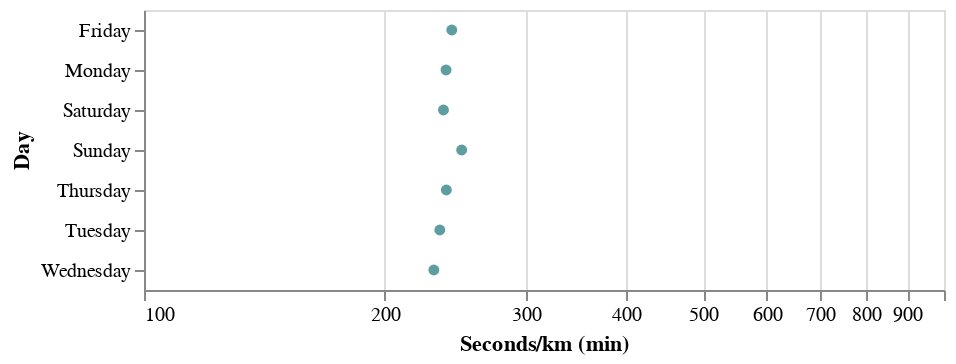

Source (notebook cell):
### Code cell
alt.Chart(df).mark_circle(color='#5f9ea0').encode(
    alt.X('seconds_per_km', "min", title='Seconds/km (min)', scale=alt.Scale(type='log')),
    alt.Y('day_of_week',  title='Day'),
)

### Figure 1 — Vega-Lite specification as saved in the notebook (floating-point values rounded to 4 significant figures)
{"config": {"view": {"continuousWidth": 400, "continuousHeight": 300}}, "data": {"name": "data-ec06743c94a29224c91ed66eace526ab"}, "mark": {"type": "circle", "color": "#5f9ea0"}, "encoding": {"x": {"aggregate": "min", "field": "seconds_per_km", "scale": {"type": "log"}, "title": "Seconds/km (min)", "type": "quantitative"}, "y": {"field": "day_of_week", "title": "Day", "type": "nominal"}}, "$schema": "https://vega.github.io/schema/vega-lite/v4.17.0.json", "datasets": {"data-ec06743c94a29224c91ed66eace526ab": [{"Unnamed: 0": 182, "type": 1, "startTime": "2022-01-10T13:39:17+00:00", "sportTime(s)": 453, "maxPace(/meter)": 7.246, "minPace(/meter)": 0.2501, "distance(m)": 1191.0, "avgPace(/meter)": 0.3787, "calories(kcal)": 71.0, "date": "2022-01-10T20:39:00", "seconds_per_km": 380.4, "speed_per_km": "06:20.35", "distance_rounded": 1.0, "day_of_week": "Monday", "week": 2}, {"Unnamed: 0": 178, "type": 1, "startTime": "2022-01-13T09:23:16+00:00", "sportTime(s)": 290, "maxPace(/meter)": 2.342, "minPace(/meter)": 0.1982, "distance(m)": 1004.0, "avgPace(/meter)": 0.2878, "calories(kcal)": 60.0, "date": "2022-01-13T16:23:00", "seconds_per_km": 288.8, "speed_per_km": "04:48.84", "distance_rounded": 1.0, "day_of_week": "Thursday", "week": 2}, {"Unnamed: 0": 176, "type": 1, "startTime": "2022-02-03T10:41:12+00:00", "sportTime(s)": 265, "maxPace(/meter)": 0.609, "minPace(/meter)": 0.1993, "distance(m)": 1001.0, "avgPace(/meter)": 0.2637, "calories(kcal)": 39.0, "date": "2022-02-03T17:41:00", "seconds_per_km": 264.7, "speed_per_km": "04:24.74", "distance_rounded": 1.0, "day_of_week": "Thursday", "week": 5}, {"Unnamed: 0": 172, "type": 1, "startTime": "2022-02-05T11:46:47+00:00", "sportTime(s)": 283, "maxPace(/meter)": 0.6911, "minPace(/meter)": 0.229, "distance(m)": 1006.0, "avgPace(/meter)": 0.2803, "calories(kcal)": 50.0, "date": "2022-02-05T18:46:00", "seconds_per_km": 281.3, "speed_per_km": "04:41.31", "distance_rounded": 1.0, "day_of_week": "Saturday", "week": 5}, {"Unnamed: 0": 169, "type": 1, "startTime": "2022-02-06T11:36:48+00:00", "sportTime(s)": 272, "maxPace(/meter)": 0.6361, "minPace(/meter)": 0.2325, "distance(m)": 1013.0, "avgPace(/meter)": 0.2675, "calories(kcal)": 34.0, "date": "2022-02-06T18:36:00", "seconds_per_km": 268.5, "speed_per_km": "04:28.51", "distance_rounded": 1.0, "day_of_week": "Sunday", "week": 5}, {"Unnamed: 0": 166, "type": 1, "startTime": "2022-02-11T11:49:54+00:00", "sportTime(s)": 264, "maxPace(/meter)": 0.788, "minPace(/meter)": 0.198, "distance(m)": 1004.0, "avgPace(/meter)": 0.26, "calories(kcal)": 39.0, "date": "2022-02-11T18:49:00", "seconds_per_km": 262.9, "speed_per_km": "04:22.95", "distance_rounded": 1.0, "day_of_week": "Friday", "week": 6}, {"Unnamed: 0": 163, "type": 1, "startTime": "2022-02-12T11:25:02+00:00", "sportTime(s)": 259, "maxPace(/meter)": 0.5571, "minPace(/meter)": 0.1928, "distance(m)": 1011.0, "avgPace(/meter)": 0.2552, "calories(kcal)": 44.0, "date": "2022-02-12T18:25:00", "seconds_per_km": 256.2, "speed_per_km": "04:16.18", "distance_rounded": 1.0, "day_of_week": "Saturday", "week": 6}, {"Unnamed: 0": 161, "type": 1, "startTime": "2022-02-13T11:09:12+00:00", "sportTime(s)": 256, "maxPace(/meter)": 0.576, "minPace(/meter)": 0.194, "distance(m)": 1000.0, "avgPace(/meter)": 0.255, "calories(kcal)": 37.0, "date": "2022-02-13T18:09:00", "seconds_per_km": 256.0, "speed_per_km": "04:16.00", "distance_rounded": 1.0, "day_of_week": "Sunday", "week": 6}, {"Unnamed: 0": 157, "type": 1, "startTime": "2022-02-14T11:50:09+00:00", "sportTime(s)": 287, "maxPace(/meter)": 0.7446, "minPace(/meter)": 0.2587, "distance(m)": 1002.0, "avgPace(/meter)": 0.2854, "calories(kcal)": 43.0, "date": "2022-02-14T18:50:00", "seconds_per_km": 286.4, "speed_per_km": "04:46.43", "distance_rounded": 1.0, "day_of_week": "Monday", "week": 7}, {"Unnamed: 0": 155, "type": 1, "startTime": "2022-02-16T11:12:40+00:00", "sportTime(s)": 284, "maxPace(/meter)": 2.165, "minPace(/meter)": 0.1834, "distance(m)": 1001.0, "avgPace(/meter)": 0.2827, "calories(kcal)": 60.0, "date": "2022-02-16T18:12:00", "seconds_per_km": 283.7, "speed_per_km": "04:43.72", "distance_rounded": 1.0, "day_of_week": "Wednesday", "week": 7}, {"Unnamed: 0": 152, "type": 1, "startTime": "2022-03-05T00:10:22+00:00", "sportTime(s)": 282, "maxPace(/meter)": 0.6154, "minPace(/meter)": 0.2083, "distance(m)": 1006.0, "avgPace(/meter)": 0.2793, "calories(kcal)": 55.0, "date": "2022-03-05T07:10:00", "seconds_per_km": 280.3, "speed_per_km": "04:40.32", "distance_rounded": 1.0, "day_of_week": "Saturday", "week": 9}, {"Unnamed: 0": 150, "type": 1, "startTime": "2022-03-18T11:26:11+00:00", "sportTime(s)": 282, "maxPace(/meter)": 0.8749, "minPace(/meter)": 0.2372, "distance(m)": 1005.0, "avgPace(/meter)": 0.2796, "calories(kcal)": 47.0, "date": "2022-03-18T18:26:00", "seconds_per_km": 280.6, "speed_per_km": "04:40.60", "distance_rounded": 1.0, "day_of_week": "Friday", "week": 11}, {"Unnamed: 0": 146, "type": 1, "startTime": "2022-03-28T11:45:13+00:00", "sportTime(s)": 311, "maxPace(/meter)": 0.639, "minPace(/meter)": 0.2149, "distance(m)": 1046.0, "avgPace(/meter)": 0.2964, "calories(kcal)": 57.0, "date": "2022-03-28T18:45:00", "seconds_per_km": 297.3, "speed_per_km": "04:57.32", "distance_rounded": 1.0, "day_of_week": "Monday", "week": 13}, {"Unnamed: 0": 144, "type": 1, "startTime": "2022-03-29T12:02:25+00:00", "sportTime(s)": 303, "maxPace(/meter)": 0.6835, "minPace(/meter)": 0.2301, "distance(m)": 1003.0, "avgPace(/meter)": 0.3011, "calories(kcal)": 57.0, "date": "2022-03-29T19:02:00", "seconds_per_km": 302.1, "speed_per_km": "05:2.09", "distance_rounded": 1.0, "day_of_week": "Tuesday", "week": 13}, {"Unnamed: 0": 142, "type": 1, "startTime": "2022-03-30T11:52:16+00:00", "sportTime(s)": 285, "maxPace(/meter)": 0.4753, "minPace(/meter)": 0.1658, "distance(m)": 1001.0, "avgPace(/meter)": 0.2837, "calories(kcal)": 49.0, "date": "2022-03-30T18:52:00", "seconds_per_km": 284.7, "speed_per_km": "04:44.72", "distance_rounded": 1.0, "day_of_week": "Wednesday", "week": 13}, {"Unnamed: 0": 140, "type": 1, "startTime": "2022-04-04T10:57:56+00:00", "sportTime(s)": 271, "maxPace(/meter)": 0.7117, "minPace(/meter)": 0.2248, "distance(m)": 1000.0, "avgPace(/meter)": 0.27, "calories(kcal)": 48.0, "date": "2022-04-04T17:57:00", "seconds_per_km": 271.0, "speed_per_km": "04:31.00", "distance_rounded": 1.0, "day_of_week": "Monday", "week": 14}, {"Unnamed: 0": 137, "type": 1, "startTime": "2022-04-08T11:39:28+00:00", "sportTime(s)": 274, "maxPace(/meter)": 0.6707, "minPace(/meter)": 0.2315, "distance(m)": 1000.0, "avgPace(/meter)": 0.273, "calories(kcal)": 51.0, "date": "2022-04-08T18:39:00", "seconds_per_km": 274.0, "speed_per_km": "04:34.00", "distance_rounded": 1.0, "day_of_week": "Friday", "week": 14}, {"Unnamed: 0": 134, "type": 1, "startTime": "2022-04-10T11:41:58+00:00", "sportTime(s)": 277, "maxPace(/meter)": 0.6873, "minPace(/meter)": 0.2137, "distance(m)": 1006.0, "avgPace(/meter)": 0.2744, "calories(kcal)": 45.0, "date": "2022-04-10T18:41:00", "seconds_per_km": 275.3, "speed_per_km": "04:35.35", "distance_rounded": 1.0, "day_of_week": "Sunday", "week": 14}, {"Unnamed: 0": 131, "type": 1, "startTime": "2022-04-13T10:48:11+00:00", "sportTime(s)": 278, "maxPace(/meter)": 0.7634, "minPace(/meter)": 0.2038, "distance(m)": 1000.0, "avgPace(/meter)": 0.277, "calories(kcal)": 44.0, "date": "2022-04-13T17:48:00", "seconds_per_km": 278.0, "speed_per_km": "04:38.00", "distance_rounded": 1.0, "day_of_week": "Wednesday", "week": 15}, {"Unnamed: 0": 128, "type": 1, "startTime": "2022-04-15T09:54:21+00:00", "sportTime(s)": 278, "maxPace(/meter)": 0.7968, "minPace(/meter)": 0.244, "distance(m)": 1005.0, "avgPace(/meter)": 0.2756, "calories(kcal)": 39.0, "date": "2022-04-15T16:54:00", "seconds_per_km": 276.6, "speed_per_km": "04:36.62", "distance_rounded": 1.0, "day_of_week": "Friday", "week": 15}, {"Unnamed: 0": 125, "type": 1, "startTime": "2022-04-26T11:40:21+00:00", "sportTime(s)": 354, "maxPace(/meter)": 1.115, "minPace(/meter)": 0.1997, "distance(m)": 1201.0, "avgPace(/meter)": 0.2939, "calories(kcal)": 62.0, "date": "2022-04-26T18:40:00", "seconds_per_km": 294.8, "speed_per_km": "04:54.75", "distance_rounded": 1.0, "day_of_week": "Tuesday", "week": 17}, {"Unnamed: 0": 123, "type": 1, "startTime": "2022-04-27T11:31:56+00:00", "sportTime(s)": 270, "maxPace(/meter)": 0.6803, "minPace(/meter)": 0.2187, "distance(m)": 1002.0, "avgPace(/meter)": 0.2685, "calories(kcal)": 48.0, "date": "2022-04-27T18:31:00", "seconds_per_km": 269.5, "speed_per_km": "04:29.46", "distance_rounded": 1.0, "day_of_week": "Wednesday", "week": 17}, {"Unnamed: 0": 121, "type": 1, "startTime": "2022-04-28T10:37:51+00:00", "sportTime(s)": 279, "maxPace(/meter)": 0.8052, "minPace(/meter)": 0.221, "distance(m)": 1002.0, "avgPace(/meter)": 0.2774, "calories(kcal)": 50.0, "date": "2022-04-28T17:37:00", "seconds_per_km": 278.4, "speed_per_km": "04:38.44", "distance_rounded": 1.0, "day_of_week": "Thursday", "week": 17}, {"Unnamed: 0": 119, "type": 1, "startTime": "2022-04-29T11:01:29+00:00", "sportTime(s)": 495, "maxPace(/meter)": 1.217, "minPace(/meter)": 0.2073, "distance(m)": 1651.0, "avgPace(/meter)": 0.2974, "calories(kcal)": 89.0, "date": "2022-04-29T18:01:00", "seconds_per_km": 299.8, "speed_per_km": "04:59.82", "distance_rounded": 1.0, "day_of_week": "Friday", "week": 17}, {"Unnamed: 0": 117, "type": 1, "startTime": "2022-05-01T09:48:50+00:00", "sportTime(s)": 283, "maxPace(/meter)": 0.8224, "minPace(/meter)": 0.2239, "distance(m)": 1006.0, "avgPace(/meter)": 0.2803, "calories(kcal)": 41.0, "date": "2022-05-01T16:48:00", "seconds_per_km": 281.3, "speed_per_km": "04:41.31", "distance_rounded": 1.0, "day_of_week": "Sunday", "week": 17}, {"Unnamed: 0": 112, "type": 1, "startTime": "2022-05-04T11:52:29+00:00", "sportTime(s)": 279, "maxPace(/meter)": 0.6135, "minPace(/meter)": 0.2112, "distance(m)": 1007.0, "avgPace(/meter)": 0.2761, "calories(kcal)": 42.0, "date": "2022-05-04T18:52:00", "seconds_per_km": 277.1, "speed_per_km": "04:37.06", "distance_rounded": 1.0, "day_of_week": "Wednesday", "week": 18}, {"Unnamed: 0": 110, "type": 1, "startTime": "2022-05-05T11:15:38+00:00", "sportTime(s)": 292, "maxPace(/meter)": 0.7042, "minPace(/meter)": 0.216, "distance(m)": 1000.0, "avgPace(/meter)": 0.291, "calories(kcal)": 52.0, "date": "2022-05-05T18:15:00", "seconds_per_km": 292.0, "speed_per_km": "04:52.00", "distance_rounded": 1.0, "day_of_week": "Thursday", "week": 18}, {"Unnamed: 0": 107, "type": 1, "startTime": "2022-05-06T10:16:48+00:00", "sportTime(s)": 273, "maxPace(/meter)": 0.7022, "minPace(/meter)": 0.2276, "distance(m)": 1003.0, "avgPace(/meter)": 0.2712, "calories(kcal)": 47.0, "date": "2022-05-06T17:16:00", "seconds_per_km": 272.2, "speed_per_km": "04:32.18", "distance_rounded": 1.0, "day_of_week": "Friday", "week": 18}, {"Unnamed: 0": 104, "type": 1, "startTime": "2022-05-07T09:47:30+00:00", "sportTime(s)": 290, "maxPace(/meter)": 212.0, "minPace(/meter)": 0.2129, "distance(m)": 1040.0, "avgPace(/meter)": 0.278, "calories(kcal)": 52.0, "date": "2022-05-07T16:47:00", "seconds_per_km": 278.8, "speed_per_km": "04:38.85", "distance_rounded": 1.0, "day_of_week": "Saturday", "week": 18}, {"Unnamed: 0": 102, "type": 1, "startTime": "2022-05-08T11:24:19+00:00", "sportTime(s)": 287, "maxPace(/meter)": 225.0, "minPace(/meter)": 0.2221, "distance(m)": 1026.0, "avgPace(/meter)": 0.279, "calories(kcal)": 56.0, "date": "2022-05-08T18:24:00", "seconds_per_km": 279.7, "speed_per_km": "04:39.73", "distance_rounded": 1.0, "day_of_week": "Sunday", "week": 18}, {"Unnamed: 0": 99, "type": 1, "startTime": "2022-05-12T11:36:50+00:00", "sportTime(s)": 281, "maxPace(/meter)": 178.0, "minPace(/meter)": 0.1781, "distance(m)": 1007.0, "avgPace(/meter)": 0.278, "calories(kcal)": 59.0, "date": "2022-05-12T18:36:00", "seconds_per_km": 279.0, "speed_per_km": "04:39.05", "distance_rounded": 1.0, "day_of_week": "Thursday", "week": 19}, {"Unnamed: 0": 96, "type": 1, "startTime": "2022-05-13T11:36:23+00:00", "sportTime(s)": 291, "maxPace(/meter)": 201.0, "minPace(/meter)": 0.2015, "distance(m)": 1024.0, "avgPace(/meter)": 0.283, "calories(kcal)": 55.0, "date": "2022-05-13T18:36:00", "seconds_per_km": 284.2, "speed_per_km": "04:44.18", "distance_rounded": 1.0, "day_of_week": "Friday", "week": 19}, {"Unnamed: 0": 92, "type": 1, "startTime": "2022-05-15T11:36:24+00:00", "sportTime(s)": 281, "maxPace(/meter)": 197.0, "minPace(/meter)": 0.1974, "distance(m)": 1028.0, "avgPace(/meter)": 0.273, "calories(kcal)": 51.0, "date": "2022-05-15T18:36:00", "seconds_per_km": 273.3, "speed_per_km": "04:33.35", "distance_rounded": 1.0, "day_of_week": "Sunday", "week": 19}, {"Unnamed: 0": 89, "type": 1, "startTime": "2022-05-16T11:31:34+00:00", "sportTime(s)": 302, "maxPace(/meter)": 210.0, "minPace(/meter)": 0.2106, "distance(m)": 1046.0, "avgPace(/meter)": 0.288, "calories(kcal)": 63.0, "date": "2022-05-16T18:31:00", "seconds_per_km": 288.7, "speed_per_km": "04:48.72", "distance_rounded": 1.0, "day_of_week": "Monday", "week": 20}, {"Unnamed: 0": 86, "type": 1, "startTime": "2022-05-17T11:15:00+00:00", "sportTime(s)": 308, "maxPace(/meter)": 237.0, "minPace(/meter)": 0.2227, "distance(m)": 1049.0, "avgPace(/meter)": 0.293, "calories(kcal)": 63.0, "date": "2022-05-17T18:15:00", "seconds_per_km": 293.6, "speed_per_km": "04:53.61", "distance_rounded": 1.0, "day_of_week": "Tuesday", "week": 20}, {"Unnamed: 0": 82, "type": 1, "startTime": "2022-05-21T13:48:24+00:00", "sportTime(s)": 287, "maxPace(/meter)": 0.6219, "minPace(/meter)": 0.2232, "distance(m)": 1003.0, "avgPace(/meter)": 0.2841, "calories(kcal)": 50.03, "date": "2022-05-21T20:48:00", "seconds_per_km": 286.1, "speed_per_km": "04:46.14", "distance_rounded": 1.0, "day_of_week": "Saturday", "week": 20}, {"Unnamed: 0": 79, "type": 1, "startTime": "2022-05-22T10:22:47+00:00", "sportTime(s)": 267, "maxPace(/meter)": 0.815, "minPace(/meter)": 0.2136, "distance(m)": 1000.0, "avgPace(/meter)": 0.265, "calories(kcal)": 44.08, "date": "2022-05-22T17:22:00", "seconds_per_km": 267.0, "speed_per_km": "04:27.00", "distance_rounded": 1.0, "day_of_week": "Sunday", "week": 20}, {"Unnamed: 0": 76, "type": 1, "startTime": "2022-05-23T11:46:59+00:00", "sportTime(s)": 267, "maxPace(/meter)": 0.668, "minPace(/meter)": 0.2187, "distance(m)": 1000.0, "avgPace(/meter)": 0.265, "calories(kcal)": 50.33, "date": "2022-05-23T18:46:00", "seconds_per_km": 267.0, "speed_per_km": "04:27.00", "distance_rounded": 1.0, "day_of_week": "Monday", "week": 21}, {"Unnamed: 0": 73, "type": 1, "startTime": "2022-05-24T11:54:01+00:00", "sportTime(s)": 267, "maxPace(/meter)": 0.9251, "minPace(/meter)": 0.2227, "distance(m)": 1001.0, "avgPace(/meter)": 0.2647, "calories(kcal)": 44.15, "date": "2022-05-24T18:54:00", "seconds_per_km": 266.7, "speed_per_km": "04:26.73", "distance_rounded": 1.0, "day_of_week": "Tuesday", "week": 21}, {"Unnamed: 0": 70, "type": 1, "startTime": "2022-05-25T10:56:04+00:00", "sportTime(s)": 241, "maxPace(/meter)": 0.9066, "minPace(/meter)": 0.1197, "distance(m)": 1003.0, "avgPace(/meter)": 0.2353, "calories(kcal)": 40.81, "date": "2022-05-25T17:56:00", "seconds_per_km": 240.3, "speed_per_km": "04:0.28", "distance_rounded": 1.0, "day_of_week": "Wednesday", "week": 21}, {"Unnamed: 0": 67, "type": 1, "startTime": "2022-05-26T10:17:38+00:00", "sportTime(s)": 265, "maxPace(/meter)": 0.558, "minPace(/meter)": 0.1968, "distance(m)": 1003.0, "avgPace(/meter)": 0.2622, "calories(kcal)": 53.12, "date": "2022-05-26T17:17:00", "seconds_per_km": 264.2, "speed_per_km": "04:24.21", "distance_rounded": 1.0, "day_of_week": "Thursday", "week": 21}, {"Unnamed: 0": 64, "type": 1, "startTime": "2022-05-27T11:35:19+00:00", "sportTime(s)": 277, "maxPace(/meter)": 0.757, "minPace(/meter)": 0.2449, "distance(m)": 1003.0, "avgPace(/meter)": 0.2742, "calories(kcal)": 43.04, "date": "2022-05-27T18:35:00", "seconds_per_km": 276.2, "speed_per_km": "04:36.17", "distance_rounded": 1.0, "day_of_week": "Friday", "week": 21}, {"Unnamed: 0": 61, "type": 1, "startTime": "2022-05-28T10:39:29+00:00", "sportTime(s)": 271, "maxPace(/meter)": 0.6452, "minPace(/meter)": 0.2224, "distance(m)": 1005.0, "avgPace(/meter)": 0.2677, "calories(kcal)": 51.33, "date": "2022-05-28T17:39:00", "seconds_per_km": 269.7, "speed_per_km": "04:29.65", "distance_rounded": 1.0, "day_of_week": "Saturday", "week": 21}, {"Unnamed: 0": 58, "type": 1, "startTime": "2022-05-29T11:19:12+00:00", "sportTime(s)": 253, "maxPace(/meter)": 0.4274, "minPace(/meter)": 0.1839, "distance(m)": 1000.0, "avgPace(/meter)": 0.251, "calories(kcal)": 41.0, "date": "2022-05-29T18:19:00", "seconds_per_km": 253.0, "speed_per_km": "04:13.00", "distance_rounded": 1.0, "day_of_week": "Sunday", "week": 21}, {"Unnamed: 0": 55, "type": 1, "startTime": "2022-05-30T11:55:16+00:00", "sportTime(s)": 253, "maxPace(/meter)": 0.4058, "minPace(/meter)": 0.1746, "distance(m)": 1004.0, "avgPace(/meter)": 0.25, "calories(kcal)": 48.92, "date": "2022-05-30T18:55:00", "seconds_per_km": 252.0, "speed_per_km": "04:11.99", "distance_rounded": 1.0, "day_of_week": "Monday", "week": 22}, {"Unnamed: 0": 52, "type": 1, "startTime": "2022-05-31T11:42:33+00:00", "sportTime(s)": 261, "maxPace(/meter)": 0.5513, "minPace(/meter)": 0.203, "distance(m)": 1006.0, "avgPace(/meter)": 0.2575, "calories(kcal)": 49.91, "date": "2022-05-31T18:42:00", "seconds_per_km": 259.4, "speed_per_km": "04:19.44", "distance_rounded": 1.0, "day_of_week": "Tuesday", "week": 22}, {"Unnamed: 0": 49, "type": 1, "startTime": "2022-06-03T11:03:24+00:00", "sportTime(s)": 251, "maxPace(/meter)": 0.8258, "minPace(/meter)": 0.1627, "distance(m)": 1003.0, "avgPace(/meter)": 0.2483, "calories(kcal)": 45.2, "date": "2022-06-03T18:03:00", "seconds_per_km": 250.2, "speed_per_km": "04:10.25", "distance_rounded": 1.0, "day_of_week": "Friday", "week": 22}, {"Unnamed: 0": 46, "type": 1, "startTime": "2022-06-04T11:38:21+00:00", "sportTime(s)": 245, "maxPace(/meter)": 0.5981, "minPace(/meter)": 0.2102, "distance(m)": 1001.0, "avgPace(/meter)": 0.2428, "calories(kcal)": 51.81, "date": "2022-06-04T18:38:00", "seconds_per_km": 244.8, "speed_per_km": "04:4.76", "distance_rounded": 1.0, "day_of_week": "Saturday", "week": 22}, {"Unnamed: 0": 43, "type": 1, "startTime": "2022-06-11T10:38:27+00:00", "sportTime(s)": 237, "maxPace(/meter)": 0.5176, "minPace(/meter)": 0.1971, "distance(m)": 1001.0, "avgPace(/meter)": 0.2348, "calories(kcal)": 30.82, "date": "2022-06-11T17:38:00", "seconds_per_km": 236.8, "speed_per_km": "03:56.76", "distance_rounded": 1.0, "day_of_week": "Saturday", "week": 23}, {"Unnamed: 0": 39, "type": 1, "startTime": "2022-06-12T10:47:29+00:00", "sportTime(s)": 251, "maxPace(/meter)": 0.6472, "minPace(/meter)": 0.2005, "distance(m)": 1006.0, "avgPace(/meter)": 0.2475, "calories(kcal)": 51.79, "date": "2022-06-12T17:47:00", "seconds_per_km": 249.5, "speed_per_km": "04:9.50", "distance_rounded": 1.0, "day_of_week": "Sunday", "week": 23}, {"Unnamed: 0": 36, "type": 1, "startTime": "2022-06-14T12:03:23+00:00", "sportTime(s)": 259, "maxPace(/meter)": 0.5627, "minPace(/meter)": 0.1935, "distance(m)": 1003.0, "avgPace(/meter)": 0.2562, "calories(kcal)": 56.05, "date": "2022-06-14T19:03:00", "seconds_per_km": 258.2, "speed_per_km": "04:18.23", "distance_rounded": 1.0, "day_of_week": "Tuesday", "week": 24}, {"Unnamed: 0": 32, "type": 1, "startTime": "2022-06-15T11:46:25+00:00", "sportTime(s)": 249, "maxPace(/meter)": 0.5219, "minPace(/meter)": 0.1885, "distance(m)": 1011.0, "avgPace(/meter)": 0.2443, "calories(kcal)": 47.92, "date": "2022-06-15T18:46:00", "seconds_per_km": 246.3, "speed_per_km": "04:6.29", "distance_rounded": 1.0, "day_of_week": "Wednesday", "week": 24}, {"Unnamed: 0": 27, "type": 1, "startTime": "2022-06-16T11:03:28+00:00", "sportTime(s)": 243, "maxPace(/meter)": 0.5764, "minPace(/meter)": 0.1971, "distance(m)": 1002.0, "avgPace(/meter)": 0.2405, "calories(kcal)": 33.65, "date": "2022-06-16T18:03:00", "seconds_per_km": 242.5, "speed_per_km": "04:2.51", "distance_rounded": 1.0, "day_of_week": "Thursday", "week": 24}, {"Unnamed: 0": 23, "type": 1, "startTime": "2022-06-17T11:03:58+00:00", "sportTime(s)": 243, "maxPace(/meter)": 0.4713, "minPace(/meter)": 0.1802, "distance(m)": 1002.0, "avgPace(/meter)": 0.2405, "calories(kcal)": 48.66, "date": "2022-06-17T18:03:00", "seconds_per_km": 242.5, "speed_per_km": "04:2.51", "distance_rounded": 1.0, "day_of_week": "Friday", "week": 24}, {"Unnamed: 0": 18, "type": 1, "startTime": "2022-06-21T12:23:33+00:00", "sportTime(s)": 247, "maxPace(/meter)": 0.5322, "minPace(/meter)": 0.1881, "distance(m)": 1009.0, "avgPace(/meter)": 0.2428, "calories(kcal)": 45.0, "date": "2022-06-21T19:23:00", "seconds_per_km": 244.8, "speed_per_km": "04:4.80", "distance_rounded": 1.0, "day_of_week": "Tuesday", "week": 25}, {"Unnamed: 0": 15, "type": 1, "startTime": "2022-06-23T11:16:47+00:00", "sportTime(s)": 245, "maxPace(/meter)": 0.627, "minPace(/meter)": 0.1883, "distance(m)": 1003.0, "avgPace(/meter)": 0.2423, "calories(kcal)": 49.76, "date": "2022-06-23T18:16:00", "seconds_per_km": 244.3, "speed_per_km": "04:4.27", "distance_rounded": 1.0, "day_of_week": "Thursday", "week": 25}, {"Unnamed: 0": 10, "type": 1, "startTime": "2022-06-27T11:45:38+00:00", "sportTime(s)": 239, "maxPace(/meter)": 0.6246, "minPace(/meter)": 0.1815, "distance(m)": 1002.0, "avgPace(/meter)": 0.2365, "calories(kcal)": 48.67, "date": "2022-06-27T18:45:00", "seconds_per_km": 238.5, "speed_per_km": "03:58.52", "distance_rounded": 1.0, "day_of_week": "Monday", "week": 26}, {"Unnamed: 0": 7, "type": 1, "startTime": "2022-06-28T11:07:21+00:00", "sportTime(s)": 235, "maxPace(/meter)": 0.4755, "minPace(/meter)": 0.1836, "distance(m)": 1003.0, "avgPace(/meter)": 0.2323, "calories(kcal)": 39.65, "date": "2022-06-28T18:07:00", "seconds_per_km": 234.3, "speed_per_km": "03:54.30", "distance_rounded": 1.0, "day_of_week": "Tuesday", "week": 26}, {"Unnamed: 0": 4, "type": 1, "startTime": "2022-06-29T12:02:34+00:00", "sportTime(s)": 231, "maxPace(/meter)": 0.5453, "minPace(/meter)": 0.1936, "distance(m)": 1003.0, "avgPace(/meter)": 0.2283, "calories(kcal)": 33.62, "date": "2022-06-29T19:02:00", "seconds_per_km": 230.3, "speed_per_km": "03:50.31", "distance_rounded": 1.0, "day_of_week": "Wednesday", "week": 26}, {"Unnamed: 0": 1, "type": 1, "startTime": "2022-06-30T12:31:18+00:00", "sportTime(s)": 239, "maxPace(/meter)": 0.6545, "minPace(/meter)": 0.1648, "distance(m)": 1001.0, "avgPace(/meter)": 0.2368, "calories(kcal)": 36.82, "date": "2022-06-30T19:31:00", "seconds_per_km": 238.8, "speed_per_km": "03:58.76", "distance_rounded": 1.0, "day_of_week": "Thursday", "week": 26}]}}
